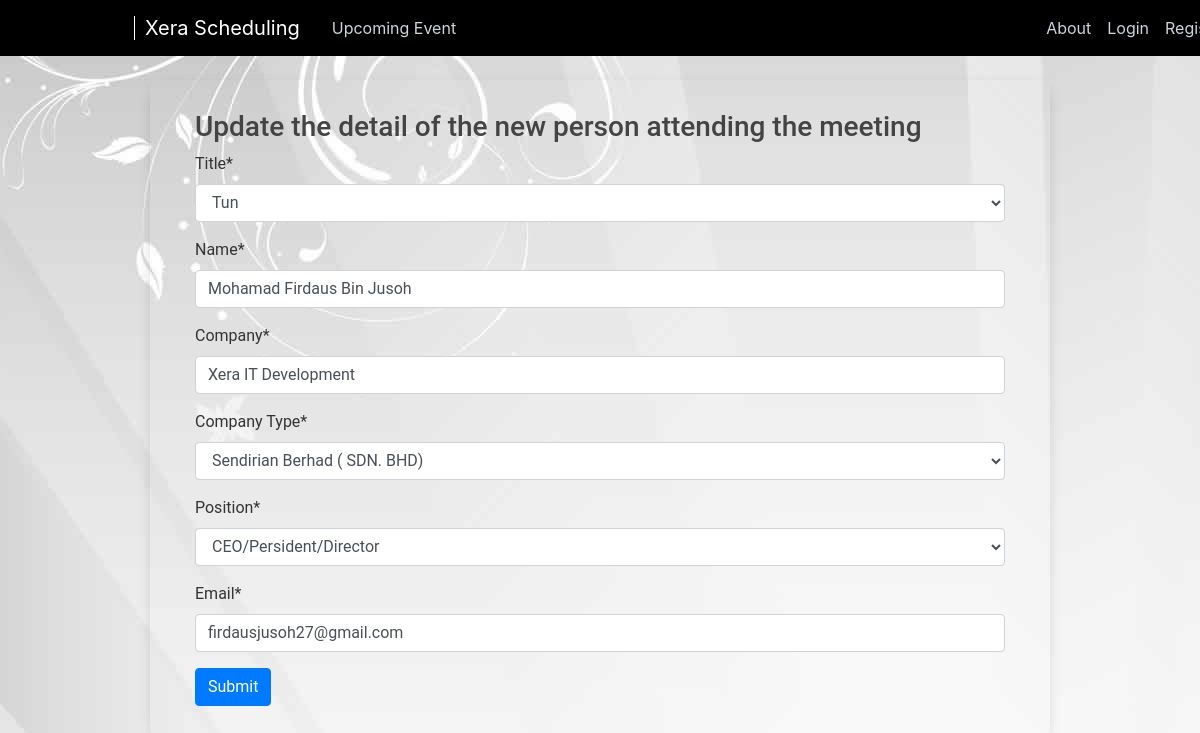
The page /ezz/vipupdate/11 on the database as committed earlier.
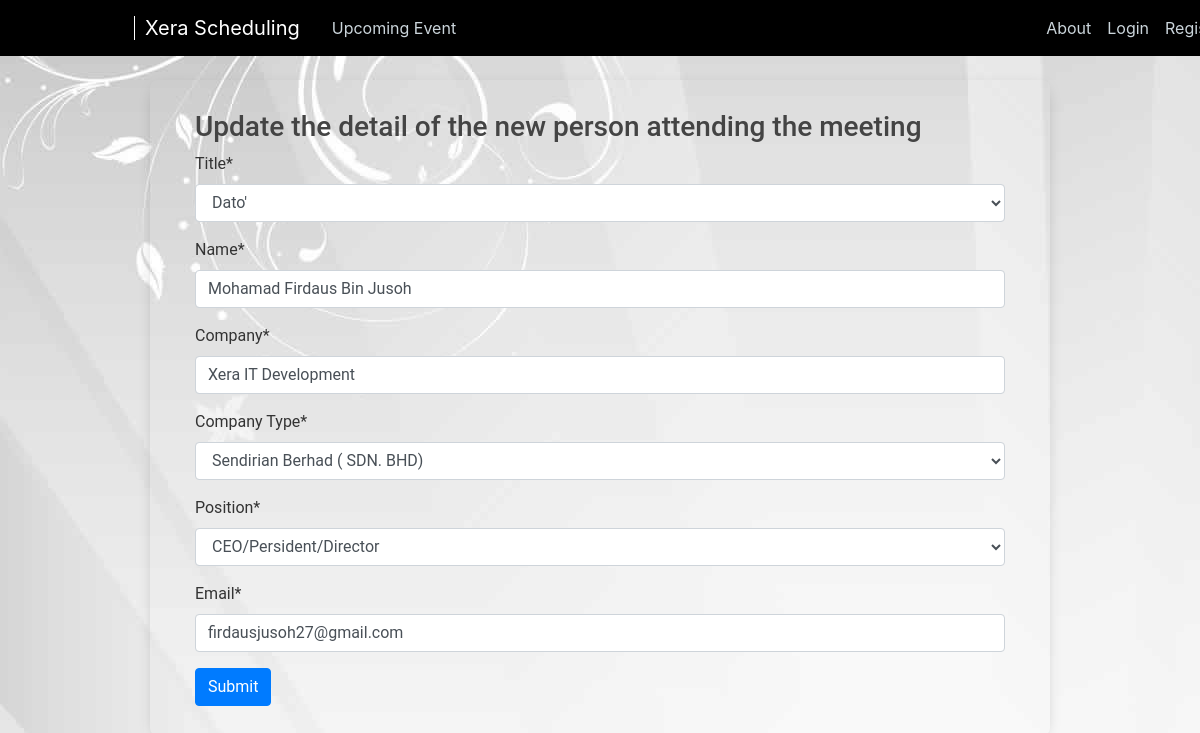
The same page on the database as committed later.
### premiers/models.py (models this page shows, shortened)
class Vip(models.Model):
    user = models.OneToOneField(User, null=True, on_delete=models.CASCADE, default='')
    title = models.ForeignKey(Title, on_delete=models.CASCADE, null=True, default='')
    name = models.CharField(max_length=200, null=True)
    company = models.CharField(max_length=200, null=True)
    company_Type = models.ForeignKey(CompanyType, on_delete=models.CASCADE, null=True, default='')
    position = models.ForeignKey(Position, on_delete=models.CASCADE, null=True, default='')
    email = models.EmailField()

### premiers/views.py (the view)
# urls.py: path('vipupdate/<str:pk>', views.updateVip, name='premiers-vip'),
def updateVip(request, pk):
    vip = Vip.objects.get(id=pk)
    form = VipForm(instance=vip)
    if request.method == 'POST':
        form = VipForm(request.POST, instance=vip)
        if form.is_valid():
            form.save()
            return redirect('ezz-purpose')
    context = {
        'form': form,
    }
    return render(request, 'meetings/vipupdate.html', context)

### premiers/forms.py
class VipForm(ModelForm):
    class Meta:
        model = Vip
        fields = '__all__'
        exclude = ('user',)

### premiers/models.py (called while the page is built)
    def __str__(self):
        return self.title_item

    def __str__(self):
        return self.company_item

    def __str__(self):
        return self.position_item

### premiers/templates/meetings/vipupdate.html (shortened to what this page needs)
{% extends "premiers/base.html" %}
{% block content %}
{% load crispy_forms_tags %}
<div class="event-container">
    <div class="event">
        <div class="container" style="margin: 30px">
            <h3>Update the detail of the new person attending the meeting</h3>
            <form action="" method="post">
                {{form|crispy}}
                <input class="btn btn-primary" type="Submit">
            </form>
        </div>
    </div>
</div>
{% endblock content %}

Rows that differ between the two databases and show on the page:
changed Vip "Mohamad Firdaus Bin Jusoh": title "Tun" → "Dato'"
